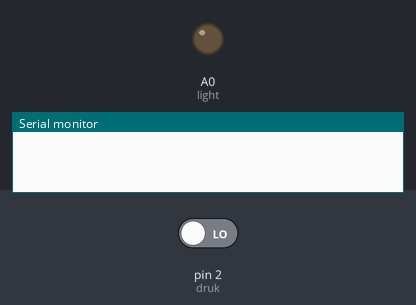
Simulated run of this sketch. Board: Arduino Uno, built with avr-gcc and run on an emulated ATmega328P. On the bench: output pins drawn as LEDs (lit = HIGH), the last lines printed to the serial monitor. The inputs (shaded band) are chosen by the test bench; at power-on: pin 2 (druk) LOW.

Above: at 1.2 s.
1.3 s: pin 2 (druk) driven HIGH
At 2.3 s:
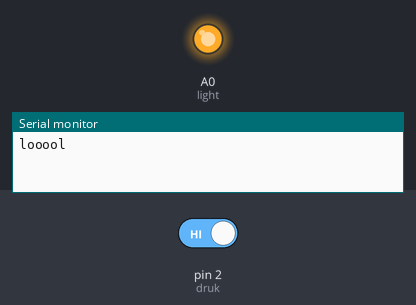
Timing chart, 0 to 4.3 s (numbered marks = the images above; inputs shaded):
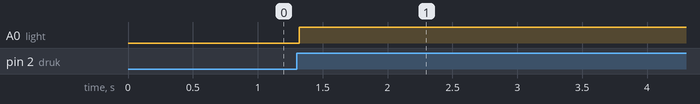

Measured:
- after the input at 1.3 s, A0 (light): LOW → HIGH at once

The sketch:

Labo2_Dender_of_contact_bounce.ino
```cpp
int druk = 2;
int light=A0;
bool toggle =false;


void setup() {
  // initialize digital pin LED_BUILTIN as an output.
  pinMode(light, OUTPUT);
  pinMode(druk, INPUT);

  Serial.begin(9600);
}

// the loop function runs over and over again forever
void loop() {
//  led = digitalRead(light);
    bool aan = digitalRead(druk);

  if(aan)
  {

    delay(20);
     Serial.println("looool");
    toggle = !toggle;
    if(toggle)
    {
      digitalWrite(light,HIGH);
    }
    else
    {
       digitalWrite(light,LOW);
    }
    while (digitalRead(druk)) {}
    delay(20);
  }

}
```
